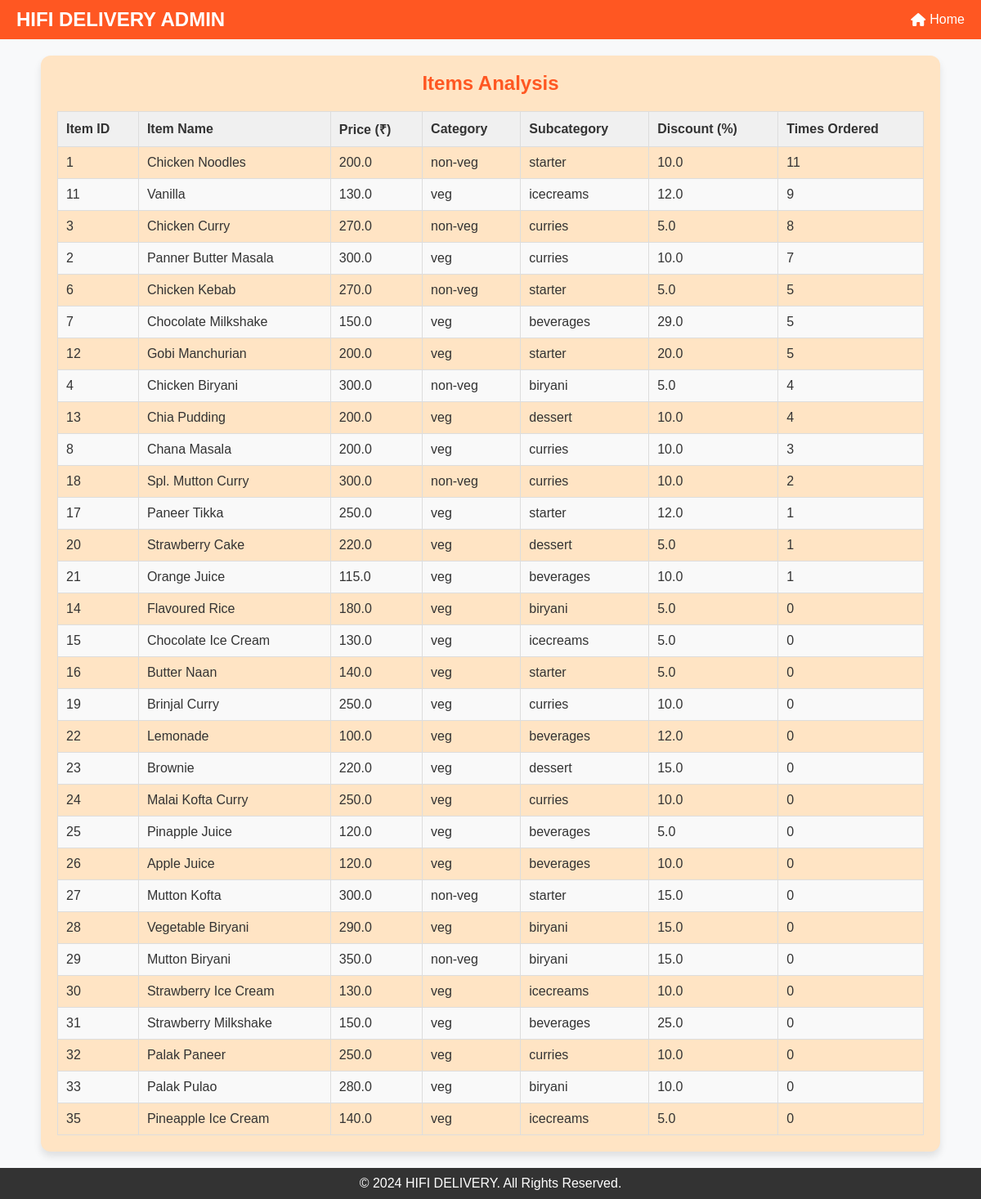
The page /items_analysis_admin on the database its author committed.
### tables this page shows
CREATE TABLE "menu_items" (
	"id"	INTEGER,
	"name"	TEXT NOT NULL,
	"description"	TEXT NOT NULL,
	"price"	REAL NOT NULL,
	"image_path"	TEXT NOT NULL,
	"category"	TEXT NOT NULL DEFAULT 'veg',
	"subcategory"	TEXT NOT NULL DEFAULT 'starter',
	"discount"	REAL NOT NULL DEFAULT 0.0,
	PRIMARY KEY("id" AUTOINCREMENT)
);

### mergedapp.py (the view)
@app.route('/items_analysis_admin')
def items_analysis_admin():
    try:
        with get_db_connection() as conn:
            cursor = conn.cursor()
            cursor.execute('''
            SELECT mi.id, mi.name, mi.price, mi.category, mi.subcategory, mi.discount,
            COUNT(o.orderId) AS times_ordered
            FROM menu_items mi
            LEFT JOIN Orders_Analysis o ON mi.name = o.productName  -- Match items with orders
            GROUP BY mi.id
            ORDER BY times_ordered DESC;
            ''')
            items = cursor.fetchall()
    except sqlite3.Error as e:
        print(f"Database error: {e}")
        items = []
    return render_template('items_analysis.html', items=items)

### mergedapp.py (called while the page is built)
def get_db_connection():
    conn = sqlite3.connect(DATABASE)  # Timeout to avoid lock
    conn.row_factory = sqlite3.Row
    return conn

### templates/items_analysis.html (shortened to what this page needs)
<!DOCTYPE html>
<html lang="en">
<head>
    <link href="https://cdnjs.cloudflare.com/ajax/libs/font-awesome/6.5.0/css/all.min.css" rel="stylesheet">
</head>
<body>
    <header>
        <div class="logo">HIFI DELIVERY ADMIN</div>
        <nav>
            <ul>
                <li><a href="{{ url_for('admin')}}"><i class="fa-solid fa-house"></i> Home</a></li>
            </ul>
        </nav>
    </header>
    <div class="content">
        <div class="table-container">
            <h2>Items Analysis</h2>
            <table>
                <thead>
                    <tr>
                        <th>Item ID</th>
                        <th>Item Name</th>
                        <th>Price (₹)</th>
                        <th>Category</th>
                        <th>Subcategory</th>
                        <th>Discount (%)</th>
                        <th>Times Ordered</th>
                    </tr>
                </thead>
                <tbody>
                    {% if items %}
                        {% for item in items %}
                        <tr>
                            <td>{{ item[0] }}</td>
                            <td>{{ item[1] }}</td>
                            <td>{{ item[2] }}</td>
                            <td>{{ item[3] }}</td>
                            <td>{{ item[4] }}</td>
                            <td>{{ item[5] }}</td>
                            <td>{{ item[6] }}</td>
                        </tr>
                        {% endfor %}
                    {% else %}
                        <tr>
                            <td colspan="7">No items available.</td>
                        </tr>
                    {% endif %}
                </tbody>
            </table>
        </div>
    </div>
    <footer>
        <p>&copy; 2024 HIFI DELIVERY. All Rights Reserved.</p>
    </footer>
</body>
</html>

### templates/items_analysis.html (style rules this page uses)
* { margin: 0; padding: 0; box-sizing: border-box; font-family: Arial, sans-serif; }
body { background-color: #f8f9fa; color: #333; display: flex; flex-direction: column; min-height: 100vh; }
header { background: #ff5722; color: white; padding: 10px 20px; display: flex; justify-content: space-between; align-items: center; }
header .logo { font-size: 1.5rem; font-weight: bold; }
header nav ul { list-style: none; display: flex; gap: 15px; }
header nav ul li a { color: white; text-decoration: none; display: flex; align-items: center; }
header nav ul li a i { margin-right: 5px; }
.content { padding: 20px; flex-grow: 1; display: flex; justify-content: center; align-items: center; }
.table-container { background-color: #ffe4c4; padding: 20px; border-radius: 12px; box-shadow: 0 6px 10px rgba(0, 0, 0, 0.1); max-width: 1100px; width: 100%; }
h2 { color: #ff5722; margin-bottom: 15px; text-align: center; }
table { width: 100%; border-collapse: collapse; margin-top: 20px; }
table th, table td { padding: 10px; border: 1px solid #ddd; text-align: left; }
table th { background: #f0f0f0; }
table tr:nth-child(even) { background: #f9f9f9; }
footer { background: #333; color: white; text-align: center; padding: 10px; }
footer p { margin: 0; }

### rows shown on the page
menu_items: id "1", name "Chicken Noodles", price "200.0", category "non-veg", subcategory "starter", discount "10.0", item "11"
menu_items: id "11", name "Vanilla", price "130.0", category "veg", subcategory "icecreams", discount "12.0", item "9"
menu_items: id "3", name "Chicken Curry", price "270.0", category "non-veg", subcategory "curries", discount "5.0", item "8"
menu_items: id "2", name "Panner Butter Masala", price "300.0", category "veg", subcategory "curries", discount "10.0", item "7"
menu_items: id "6", name "Chicken Kebab", price "270.0", category "non-veg", subcategory "starter", discount "5.0", item "5"
menu_items: id "7", name "Chocolate Milkshake", price "150.0", category "veg", subcategory "beverages", discount "29.0", item "5"
menu_items: id "12", name "Gobi Manchurian", price "200.0", category "veg", subcategory "starter", discount "20.0", item "5"
menu_items: id "4", name "Chicken Biryani", price "300.0", category "non-veg", subcategory "biryani", discount "5.0"
menu_items: id "13", name "Chia Pudding", price "200.0", category "veg", subcategory "dessert", discount "10.0", item "4"
menu_items: id "8", name "Chana Masala", price "200.0", category "veg", subcategory "curries", discount "10.0", item "3"
menu_items: id "18", name "Spl. Mutton Curry", price "300.0", category "non-veg", subcategory "curries", discount "10.0", item "2"
menu_items: id "17", name "Paneer Tikka", price "250.0", category "veg", subcategory "starter", discount "12.0", item "1"
menu_items: id "20", name "Strawberry Cake", price "220.0", category "veg", subcategory "dessert", discount "5.0", item "1"
menu_items: id "21", name "Orange Juice", price "115.0", category "veg", subcategory "beverages", discount "10.0", item "1"
menu_items: id "14", name "Flavoured Rice", price "180.0", category "veg", subcategory "biryani", discount "5.0", item "0"
menu_items: id "15", name "Chocolate Ice Cream", price "130.0", category "veg", subcategory "icecreams", discount "5.0", item "0"
menu_items: id "16", name "Butter Naan", price "140.0", category "veg", subcategory "starter", discount "5.0", item "0"
menu_items: id "19", name "Brinjal Curry", price "250.0", category "veg", subcategory "curries", discount "10.0", item "0"
menu_items: id "22", name "Lemonade", price "100.0", category "veg", subcategory "beverages", discount "12.0", item "0"
menu_items: id "23", name "Brownie", price "220.0", category "veg", subcategory "dessert", discount "15.0", item "0"
menu_items: id "24", name "Malai Kofta Curry", price "250.0", category "veg", subcategory "curries", discount "10.0", item "0"
menu_items: id "25", name "Pinapple Juice", price "120.0", category "veg", subcategory "beverages", discount "5.0", item "0"
menu_items: id "26", name "Apple Juice", price "120.0", category "veg", subcategory "beverages", discount "10.0", item "0"
menu_items: id "27", name "Mutton Kofta", price "300.0", category "non-veg", subcategory "starter", discount "15.0", item "0"
menu_items: id "28", name "Vegetable Biryani", price "290.0", category "veg", subcategory "biryani", discount "15.0", item "0"
menu_items: id "29", name "Mutton Biryani", price "350.0", category "non-veg", subcategory "biryani", discount "15.0", item "0"
menu_items: id "30", name "Strawberry Ice Cream", price "130.0", category "veg", subcategory "icecreams", discount "10.0", item "0"
menu_items: id "31", name "Strawberry Milkshake", price "150.0", category "veg", subcategory "beverages", discount "25.0", item "0"
menu_items: id "32", name "Palak Paneer", price "250.0", category "veg", subcategory "curries", discount "10.0", item "0"
menu_items: id "33", name "Palak Pulao", price "280.0", category "veg", subcategory "biryani", discount "10.0", item "0"
menu_items: id "35", name "Pineapple Ice Cream", price "140.0", category "veg", subcategory "icecreams", discount "5.0", item "0"
